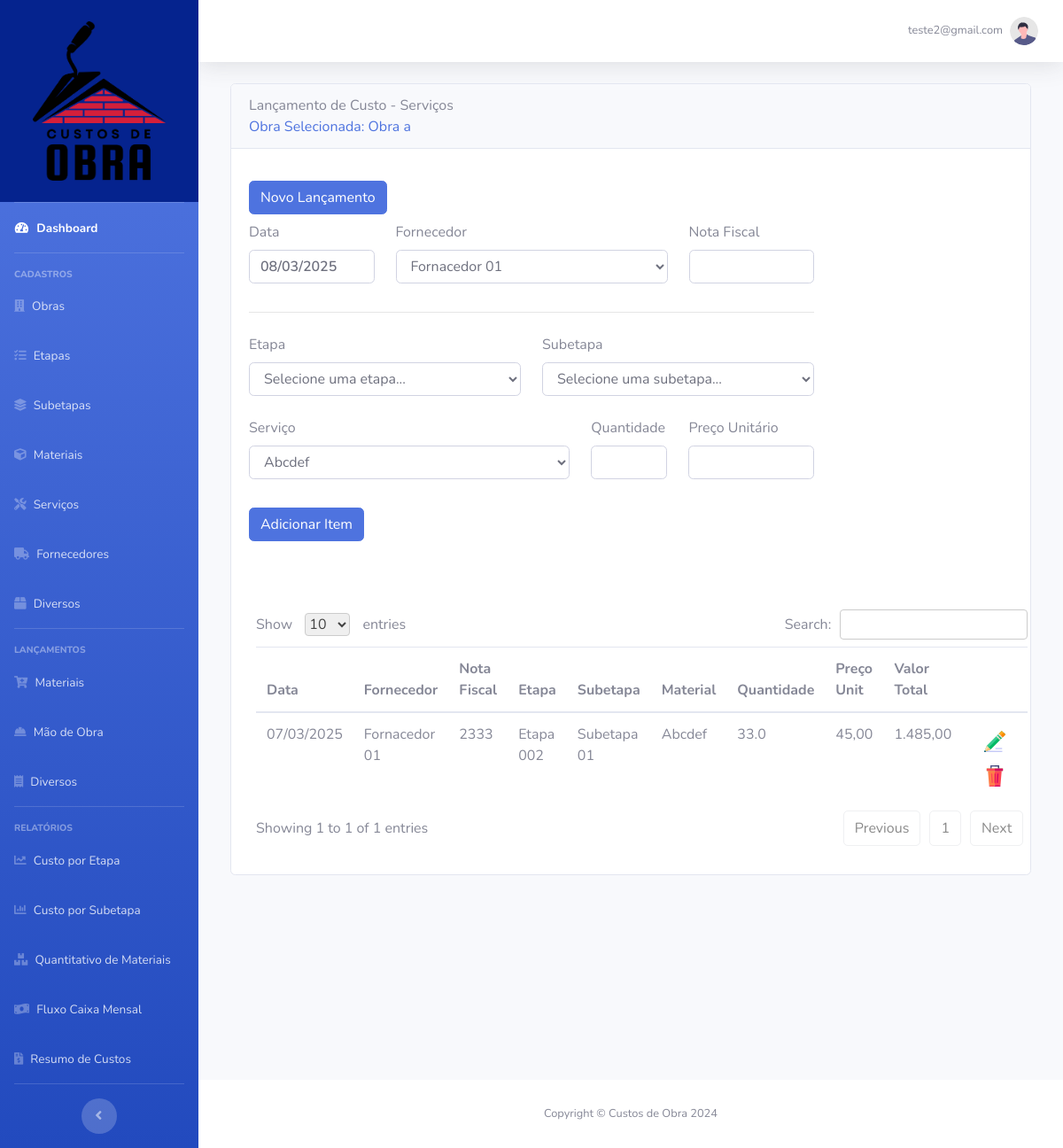
Before: /lancamento/servicos (signed in) with the older database file.
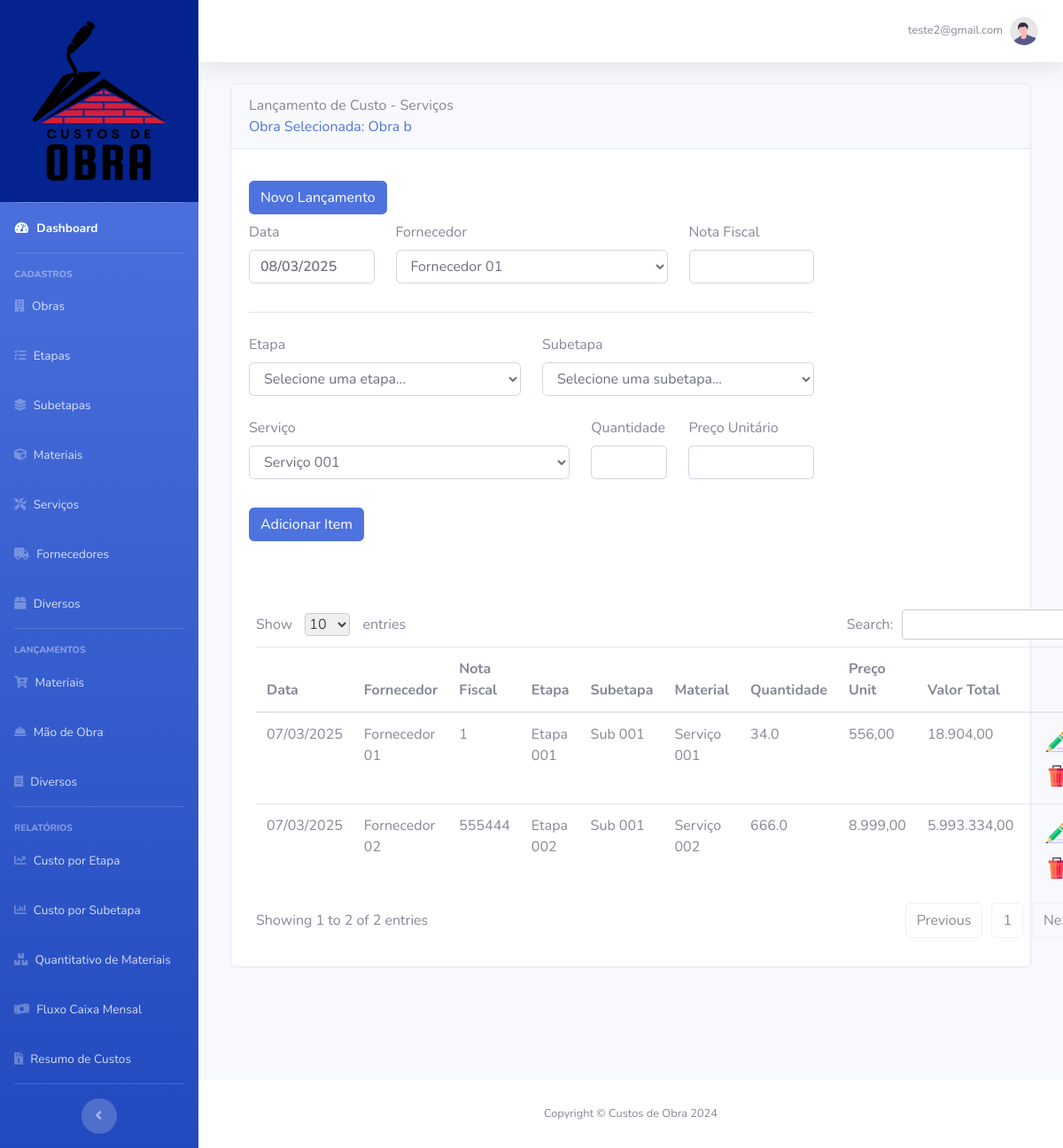
After: the same page with the newer database file.
### base_dir/models.py (models this page shows)
class Obra(db.Model):
    id = db.Column(db.Integer, primary_key=True)
    nome = db.Column(db.String(90), nullable=False)
    endereco = db.Column(db.String(90), nullable=False)
    data_inicio = db.Column(DateTime, nullable=False)
    area = db.Column(db.Float, nullable=False)
    descricao = db.Column(db.Text, nullable=False)
    usuario_id = db.Column(db.Integer, db.ForeignKey("usuario.id"), nullable=False)
    lancamentos_custo = db.relationship(
        "LancamentoCusto", back_populates="obra", lazy=True
    )
    lancamentos_servico = db.relationship(
        "LancamentoServico", back_populates="obra", lazy=True
    )
    lancamentos_diverso = db.relationship(
        "LancamentoDiverso", back_populates="obra", lazy=True
    )

class LancamentoServico(db.Model):
    id = db.Column(db.Integer, primary_key=True)
    data_lancamento = db.Column(DateTime, nullable=False)
    nota_fiscal = db.Column(db.String(15), nullable=False)
    quantidade = db.Column(db.Float, nullable=False)
    preco_unit = db.Column(db.Float, nullable=False)
    obra_id = db.Column(db.Integer, db.ForeignKey("obra.id"), nullable=False)
    servico_id = db.Column(db.Integer, db.ForeignKey("servicos.id"), nullable=False)
    fornecedor_id = db.Column(
        db.Integer, db.ForeignKey("fornecedores.id"), nullable=False
    )
    etapa_id = db.Column(db.Integer, db.ForeignKey("etapa.id"), nullable=False)
    subetapa_id = db.Column(db.Integer, db.ForeignKey("subetapa.id"), nullable=False)
    obra = db.relationship("Obra", back_populates="lancamentos_servico", lazy=True)
    etapa = db.relationship("Etapa", backref="lancamentos_servico", lazy=True)
    subetapa = db.relationship("Subetapa", backref="lancamentos_servico", lazy=True)
    servico = db.relationship("Servicos", backref="lancamentos_servico", lazy=True)
    fornecedor = db.relationship(
        "Fornecedores", backref="lancamentos_servico", lazy=True
    )

class Fornecedores(db.Model):
    id = db.Column(db.Integer, primary_key=True)
    nome = db.Column(db.String(60), nullable=False)
    usuario_id = db.Column(db.Integer, db.ForeignKey("usuario.id"), nullable=False)

class Etapa(db.Model):
    id = db.Column(db.Integer, primary_key=True)
    nome = db.Column(db.String(60), nullable=False)
    usuario_id = db.Column(db.Integer, db.ForeignKey("usuario.id"), nullable=False)
    subetapas = db.relationship("Subetapa", backref="etapa", lazy=True)

class Subetapa(db.Model):
    id = db.Column(db.Integer, primary_key=True)
    nome = db.Column(db.String(60), nullable=False)
    usuario_id = db.Column(db.Integer, db.ForeignKey("usuario.id"), nullable=False)
    etapa_id = db.Column(db.Integer, db.ForeignKey("etapa.id"), nullable=False)

class Servicos(db.Model):
    id = db.Column(db.Integer, primary_key=True)
    nome = db.Column(db.String(60), nullable=False)
    usuario_id = db.Column(db.Integer, db.ForeignKey("usuario.id"), nullable=False)

### base_dir/routes.py (the view, shortened to what this page needs)
@app.route("/lancamento/servicos", methods=["GET", "POST"])
@login_required
def lancamentoservicos():
    form_lancamento_servico = FormLancamentoServico()
    usuario = current_user
    obra_selecionada = Obra.query.filter_by(id=usuario.obra_selecionada).first()
    sorted_fornecedores = sorted(
        usuario.fornecedores, key=lambda fornecedor: fornecedor.nome
    )
    form_lancamento_servico.fornecedor_id.choices = [
        (fornecedor.id, fornecedor.nome.title()) for fornecedor in sorted_fornecedores
    ]
    sorted_etapas = sorted(usuario.etapas, key=lambda etapa: etapa.nome)
    form_lancamento_servico.etapa_id.choices = (
        (99999, "Selecione uma etapa..."),
    ) + tuple((etapa.id, etapa.nome.capitalize()) for etapa in sorted_etapas)
    sorted_subetapas = sorted(usuario.subetapas, key=lambda subetapa: subetapa.nome)
    form_lancamento_servico.subetapa_id.choices = (
        (99999, "Selecione uma subetapa..."),
    ) + tuple(
        (subetapa.id, subetapa.nome.capitalize()) for subetapa in sorted_subetapas
    )
    sorted_servicos = sorted(
        usuario.servicos,
        key=lambda item: (
            re.sub(r"\d+\.?\d*", "", item.nome).strip().lower(),
            extract_numerical_part(item.nome),
        ),
    )
    form_lancamento_servico.servico_id.choices = [
        (servico.id, servico.nome.capitalize()) for servico in sorted_servicos
    ]
    lancamento_id = request.form.get("lancamento_id")
    action = request.form.get("action")
    if action == "excluir":
        lancamento = LancamentoServico.query.get(lancamento_id)
        if lancamento:
            db.session.delete(lancamento)
            db.session.commit()
            return redirect(url_for("lancamentoservicos"))
    return render_template(
        "lancamentoservico.html",
        form_lancamento_servico=form_lancamento_servico,
        usuario=usuario,
        obra_selecionada=obra_selecionada,
    )

### base_dir/forms.py (shortened to what this page needs)
class FormLancamentoServico(FlaskForm):
    data_lancamento = StringField(
        "Data", validators=[DataRequired()], default=datetime.now().strftime("%d/%m/%Y")
    )
    fornecedor_id = SelectField("Fornecedor", coerce=int, validators=[DataRequired()])
    nota_fiscal = StringField(
        "Nota Fiscal", validators=[DataRequired(), validate_nota_fiscal]
    )
    etapa_id = SelectField(
        "Etapa", coerce=int, validators=[DataRequired(), validar_etapa]
    )
    subetapa_id = SelectField(
        "Subetapa", coerce=int, validators=[DataRequired(), validar_etapa]
    )
    servico_id = SelectField("Serviço", coerce=int, validators=[DataRequired()])
    quantidade = StringField(
        "Quantidade", validators=[DataRequired(), validate_numerical_decimal]
    )
    preco_unitario = StringField(
        "Preço Unitário", validators=[DataRequired(), validate_numerical_decimal]
    )
    adicionar_item = SubmitField("Adicionar Item")

### base_dir/models.py (called while the page is built)
@login_manager.user_loader
def load_usuario(id_usuario):
    return Usuario.query.get(id_usuario)

### base_dir/templates/lancamentoservico.html (shortened to what the changed rows need)
{% extends 'base.html' %}
{% block body %}
<div class="col out-sidebar">
   <div class="card">
      <div class="card-header card-header-padrao">
         <div class="card-subtitulo-padrao">
            <a href="{{ url_for('obras', prev_page='lancamentomateriais') }}">
               {% if obra_selecionada %}
               Obra Selecionada: {{ obra_selecionada.nome.capitalize() }}
               {% else %}
               Nenhuma obra foi selecionada!
               {% endif %}
            </a>
         </div>
      </div>
      <div class="card-body w-100">
         <div class="card-subtitulo-padrao mb-2">
            {% if obra_selecionada %}
            <button type="button" class="btn btn-primary mt-3" id="limparCampos">Novo Lançamento</button>
            {% else %}
            <button type="button" class="btn btn-secondary mt-3" id="limparCampos" disabled>Novo Lançamento</button>
            {% endif %}
         </div>
         <div class="row mb-4">
            <form method="POST" action="" id="LancamentoCustoForm" class="">
               <div class="borda-lanc col-12">
                  <div class="row">
                     <div class="form-group col-6">
                        {{ form_lancamento_servico.fornecedor_id.label(class="form-control-label") }}
                        {% if form_lancamento_servico.fornecedor_id.errors %}
                        {{ form_lancamento_servico.fornecedor_id(class="form-control is-invalid") }}
                        <div class="invalid-feedback">
                           {% for erro in form_lancamento_servico.fornecedor_id.errors %}
                           {{ erro }}
                           {% endfor %}
                        </div>
                        {% else %}
                        {{ form_lancamento_servico.fornecedor_id(class="form-control") }}
                        {% endif %}
                     </div>
                  </div>
                  <div class="row">
                     <div class="form-group mt-2 col-7">
                        {{ form_lancamento_servico.servico_id.label(class="form-control-label") }}
                        {% if form_lancamento_servico.servico_id.errors %}
                        {{ form_lancamento_servico.servico_id(class="form-control is-invalid") }}
                        <div class="invalid-feedback">
                           {% for erro in form_lancamento_servico.servico_id.errors %}
                           {{ erro }}
                           {% endfor %}
                        </div>
                        {% else %}
                        {{ form_lancamento_servico.servico_id(class="form-control") }}
                        {% endif %}
                     </div>
                  </div>
               </div>
            </form>
         </div>
         <div class="row">
            <hr>
            <table class="table" id="myDataTable">
               <thead>
                  <tr>
                     <th class="col-lanc" scope="col">Data</th>
                     <th class="col-lanc" scope="col">Fornecedor</th>
                     <th class="col-lanc" scope="col">Nota Fiscal</th>
                     <th class="col-lanc" scope="col">Etapa</th>
                     <th class="col-lanc" scope="col">Subetapa</th>
                     <th class="col-lanc" scope="col">Material</th>
                     <th class="col-lanc" scope="col">Quantidade</th>
                     <th class="col-lanc" scope="col">Preço Unit</th>
                     <th class="col-lanc" scope="col">Valor Total</th>
                     <th class="col-lanc" scope="col"></th>
                  </tr>
               </thead>
               <tbody>
                  {% for lancamento in obra_selecionada.lancamentos_servico %}
                  <tr>
                     <td class="col-lanc">{{ lancamento.data_lancamento.strftime('%d/%m/%Y') }}</td>
                     <td class="col-lanc">{{ lancamento.fornecedor.nome.capitalize() }}</td>
                     <td class="col-lanc">{{ lancamento.nota_fiscal }}</td>
                     <td class="col-lanc">{{ lancamento.etapa.nome.capitalize() }}</td>
                     <td class="col-lanc">{{ lancamento.subetapa.nome.capitalize() }}</td>
                     <td class="col-lanc">{{ lancamento.servico.nome.capitalize() }}</td>
                     <td class="col-lanc">{{ lancamento.quantidade }}</td>
                     <td class="col-lanc">
                        {{ "{:,.2f}".format(lancamento.preco_unit).replace(",", ";").replace(".",
                        ",").replace(";", ".") }}
                     </td>
                     <td class="col-lanc">
                        {{ "{:,.2f}".format(lancamento.quantidade * lancamento.preco_unit).replace(",",
                        ";").replace(".", ",").replace(";", ".") }}
                     </td>
                     <td class="col-lanc-acoes">
                        <button type="button" class="btn"
                           onclick="window.location='{{ url_for('lancamentoservicoseditar', lancamentoservicos_id=lancamento.id) }}'">
                           <img src="{{ url_for('static', filename='images/editar_24.png') }}" alt="editar">
                        </button>
                        <form action="{{ url_for('lancamentoservicos') }}" method="POST" style="display: inline;"
                           onsubmit="return confirmAndDisableButton(this);">
                           <button type="submit" class="btn">
                              <img src="{{ url_for('static', filename='images/excluir_24.png') }}" alt="excluir">
                           </button>
                        </form>
                     </td>
                  </tr>
                  {% endfor %}
               </tbody>
            </table>
         </div>
      </div>
   </div>
</div>
{% endblock %}

Changed rows visible on the page:
no longer on this page (row unchanged): Obra: nome "Obra a"
no longer on this page (row unchanged): LancamentoServico: data_lancamento "07/03/2025", fornecedor.nome "Fornacedor 01", nota_fiscal "2333", etapa.nome "Etapa 002", subetapa.nome "Subetapa 01", servico.nome "Abcdef", quantidade "33.0", preco_unit "45,00", quantidade+preco_unit "1.485,00"
now on this page (row unchanged): Obra: nome "Obra b"
added LancamentoServico: data_lancamento "07/03/2025", fornecedor.nome "Fornecedor 01", nota_fiscal "1", etapa.nome "Etapa 001", subetapa.nome "Sub 001", servico.nome "Serviço 001", quantidade "34.0", preco_unit "556,00", quantidade+preco_unit "18.904,00"
added LancamentoServico: data_lancamento "07/03/2025", fornecedor.nome "Fornecedor 02", nota_fiscal "555444", etapa.nome "Etapa 002", subetapa.nome "Sub 001", servico.nome "Serviço 002", quantidade "666.0", preco_unit "8.999,00", quantidade+preco_unit "5.993.334,00"
Other visible differences:
form field fornecedor_id: "Fornacedor 01" → "Fornecedor 01"
form field servico_id: "Abcdef" → "Serviço 001"
text written by a page script: "Show entries Search: Showing 1 to 1 of 1 entries Previous 1 Next" → "Show entries Search: Showing 1 to 2 of 2 entries Previous 1 Next"
